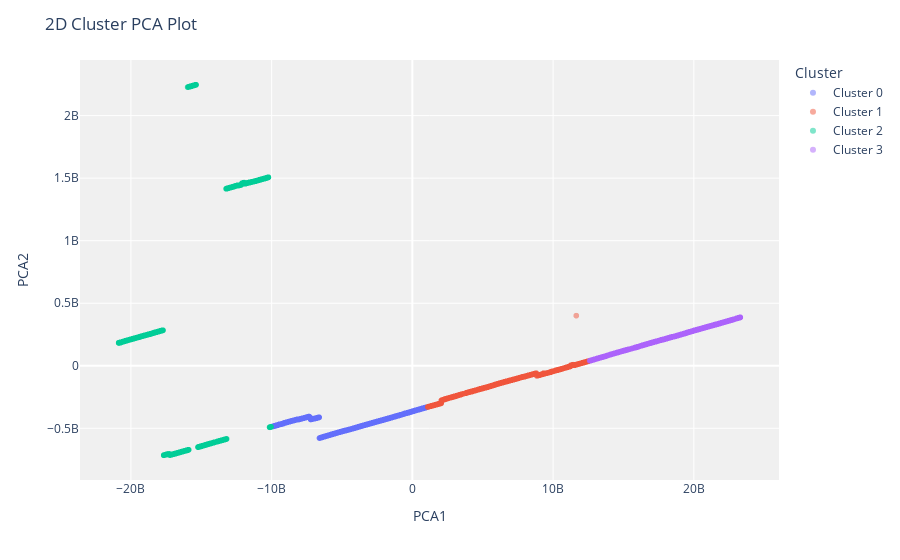

Notebook code cell kept with this figure:
### Code cell
# plot pca cluster plot 
plot_model(m, plot = 'cluster')

### Figure 1 — Plotly figure (JSON) as saved in the notebook; plotly's stock layout.template omitted (floating-point values rounded to 4 significant figures; data arrays with more than 128 entries replaced by an {"elided": "..."} marker saying what was removed)
{"data": [{"customdata": {"elided": "1547x1 int values"}, "hovertemplate": "Cluster=Cluster 0<br>PCA1=%{x}<br>PCA2=%{y}<br>Feature=%{customdata[0]}<extra></extra>", "legendgroup": "Cluster 0", "marker": {"color": "#636efa", "opacity": 0.5, "symbol": "circle"}, "mode": "markers", "name": "Cluster 0", "showlegend": true, "textposition": "top center", "type": "scattergl", "x": {"elided": "1547 float values"}, "xaxis": "x", "y": {"elided": "1547 float values"}, "yaxis": "y"}, {"customdata": {"elided": "1405x1 int values"}, "hovertemplate": "Cluster=Cluster 1<br>PCA1=%{x}<br>PCA2=%{y}<br>Feature=%{customdata[0]}<extra></extra>", "legendgroup": "Cluster 1", "marker": {"color": "#EF553B", "opacity": 0.5, "symbol": "circle"}, "mode": "markers", "name": "Cluster 1", "showlegend": true, "textposition": "top center", "type": "scattergl", "x": {"elided": "1405 float values"}, "xaxis": "x", "y": {"elided": "1405 float values"}, "yaxis": "y"}, {"customdata": {"elided": "1496x1 int values"}, "hovertemplate": "Cluster=Cluster 2<br>PCA1=%{x}<br>PCA2=%{y}<br>Feature=%{customdata[0]}<extra></extra>", "legendgroup": "Cluster 2", "marker": {"color": "#00cc96", "opacity": 0.5, "symbol": "circle"}, "mode": "markers", "name": "Cluster 2", "showlegend": true, "textposition": "top center", "type": "scattergl", "x": {"elided": "1496 float values"}, "xaxis": "x", "y": {"elided": "1496 float values"}, "yaxis": "y"}, {"customdata": {"elided": "1123x1 int values"}, "hovertemplate": "Cluster=Cluster 3<br>PCA1=%{x}<br>PCA2=%{y}<br>Feature=%{customdata[0]}<extra></extra>", "legendgroup": "Cluster 3", "marker": {"color": "#ab63fa", "opacity": 0.5, "symbol": "circle"}, "mode": "markers", "name": "Cluster 3", "showlegend": true, "textposition": "top center", "type": "scattergl", "x": {"elided": "1123 float values"}, "xaxis": "x", "y": {"elided": "1123 float values"}, "yaxis": "y"}], "layout": {"autosize": true, "legend": {"title": {"text": "Cluster"}, "tracegroupgap": 0}, "margin": {"t": 60}, "plot_bgcolor": "rgb(240,240,240)", "title": {"text": "2D Cluster PCA Plot"}, "xaxis": {"anchor": "y", "autorange": true, "domain": [0, 1], "range": [-23550000000.0, 25980000000.0], "title": {"text": "PCA1"}, "type": "linear"}, "yaxis": {"anchor": "x", "autorange": true, "domain": [0, 1], "range": [-944800000.0, 2476000000.0], "title": {"text": "PCA2"}, "type": "linear"}}}
